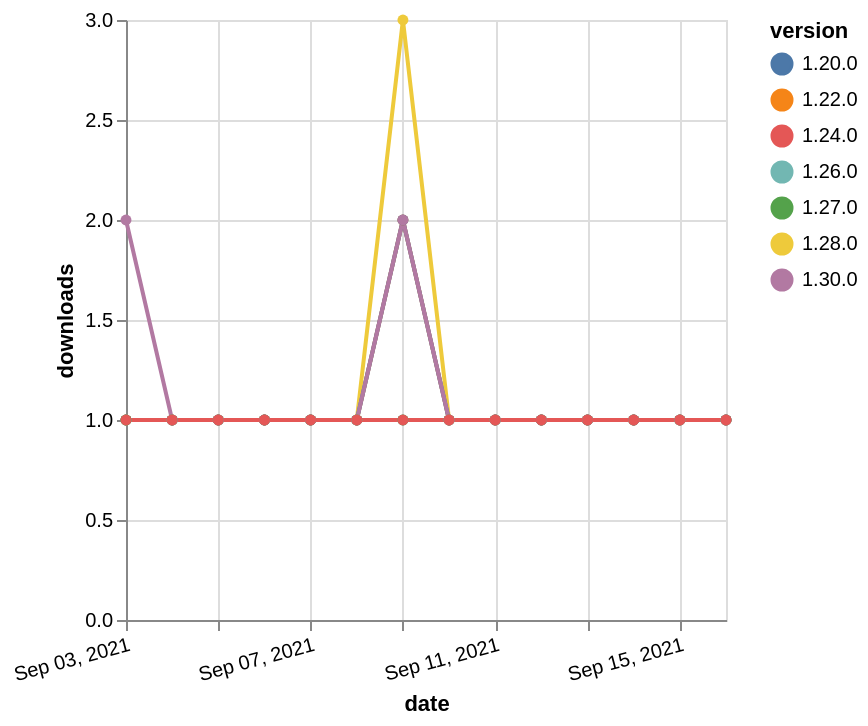

This figure's Vega-Lite source:
### Vega-Lite specification from a JSON file in a GitHub repository (floating-point values rounded to 4 significant figures)
{"$schema": "https://vega.github.io/schema/vega-lite/v5.json", "description": "A simple bar chart with embedded data.", "data": {"values": [{"date": "2021-09-03", "total": 284, "delta": 1, "version": "1.22.0"}, {"date": "2021-09-04", "total": 285, "delta": 1, "version": "1.22.0"}, {"date": "2021-09-05", "total": 286, "delta": 1, "version": "1.22.0"}, {"date": "2021-09-06", "total": 287, "delta": 1, "version": "1.22.0"}, {"date": "2021-09-07", "total": 288, "delta": 1, "version": "1.22.0"}, {"date": "2021-09-08", "total": 289, "delta": 1, "version": "1.22.0"}, {"date": "2021-09-09", "total": 291, "delta": 2, "version": "1.22.0"}, {"date": "2021-09-10", "total": 292, "delta": 1, "version": "1.22.0"}, {"date": "2021-09-11", "total": 293, "delta": 1, "version": "1.22.0"}, {"date": "2021-09-12", "total": 294, "delta": 1, "version": "1.22.0"}, {"date": "2021-09-13", "total": 295, "delta": 1, "version": "1.22.0"}, {"date": "2021-09-14", "total": 296, "delta": 1, "version": "1.22.0"}, {"date": "2021-09-15", "total": 297, "delta": 1, "version": "1.22.0"}, {"date": "2021-09-16", "total": 298, "delta": 1, "version": "1.22.0"}, {"date": "2021-09-03", "total": 160, "delta": 1, "version": "1.28.0"}, {"date": "2021-09-04", "total": 161, "delta": 1, "version": "1.28.0"}, {"date": "2021-09-05", "total": 162, "delta": 1, "version": "1.28.0"}, {"date": "2021-09-06", "total": 163, "delta": 1, "version": "1.28.0"}, {"date": "2021-09-07", "total": 164, "delta": 1, "version": "1.28.0"}, {"date": "2021-09-08", "total": 165, "delta": 1, "version": "1.28.0"}, {"date": "2021-09-09", "total": 168, "delta": 3, "version": "1.28.0"}, {"date": "2021-09-10", "total": 169, "delta": 1, "version": "1.28.0"}, {"date": "2021-09-11", "total": 170, "delta": 1, "version": "1.28.0"}, {"date": "2021-09-12", "total": 171, "delta": 1, "version": "1.28.0"}, {"date": "2021-09-13", "total": 172, "delta": 1, "version": "1.28.0"}, {"date": "2021-09-14", "total": 173, "delta": 1, "version": "1.28.0"}, {"date": "2021-09-15", "total": 174, "delta": 1, "version": "1.28.0"}, {"date": "2021-09-16", "total": 175, "delta": 1, "version": "1.28.0"}, {"date": "2021-09-03", "total": 143, "delta": 1, "version": "1.26.0"}, {"date": "2021-09-04", "total": 144, "delta": 1, "version": "1.26.0"}, {"date": "2021-09-05", "total": 145, "delta": 1, "version": "1.26.0"}, {"date": "2021-09-06", "total": 146, "delta": 1, "version": "1.26.0"}, {"date": "2021-09-07", "total": 147, "delta": 1, "version": "1.26.0"}, {"date": "2021-09-08", "total": 148, "delta": 1, "version": "1.26.0"}, {"date": "2021-09-09", "total": 149, "delta": 1, "version": "1.26.0"}, {"date": "2021-09-10", "total": 150, "delta": 1, "version": "1.26.0"}, {"date": "2021-09-11", "total": 151, "delta": 1, "version": "1.26.0"}, {"date": "2021-09-12", "total": 152, "delta": 1, "version": "1.26.0"}, {"date": "2021-09-13", "total": 153, "delta": 1, "version": "1.26.0"}, {"date": "2021-09-14", "total": 154, "delta": 1, "version": "1.26.0"}, {"date": "2021-09-15", "total": 155, "delta": 1, "version": "1.26.0"}, {"date": "2021-09-16", "total": 156, "delta": 1, "version": "1.26.0"}, {"date": "2021-09-03", "total": 216, "delta": 1, "version": "1.20.0"}, {"date": "2021-09-04", "total": 217, "delta": 1, "version": "1.20.0"}, {"date": "2021-09-05", "total": 218, "delta": 1, "version": "1.20.0"}, {"date": "2021-09-06", "total": 219, "delta": 1, "version": "1.20.0"}, {"date": "2021-09-07", "total": 220, "delta": 1, "version": "1.20.0"}, {"date": "2021-09-08", "total": 221, "delta": 1, "version": "1.20.0"}, {"date": "2021-09-09", "total": 223, "delta": 2, "version": "1.20.0"}, {"date": "2021-09-10", "total": 224, "delta": 1, "version": "1.20.0"}, {"date": "2021-09-11", "total": 225, "delta": 1, "version": "1.20.0"}, {"date": "2021-09-12", "total": 226, "delta": 1, "version": "1.20.0"}, {"date": "2021-09-13", "total": 227, "delta": 1, "version": "1.20.0"}, {"date": "2021-09-14", "total": 228, "delta": 1, "version": "1.20.0"}, {"date": "2021-09-15", "total": 229, "delta": 1, "version": "1.20.0"}, {"date": "2021-09-16", "total": 230, "delta": 1, "version": "1.20.0"}, {"date": "2021-09-03", "total": 133, "delta": 1, "version": "1.27.0"}, {"date": "2021-09-04", "total": 134, "delta": 1, "version": "1.27.0"}, {"date": "2021-09-05", "total": 135, "delta": 1, "version": "1.27.0"}, {"date": "2021-09-06", "total": 136, "delta": 1, "version": "1.27.0"}, {"date": "2021-09-07", "total": 137, "delta": 1, "version": "1.27.0"}, {"date": "2021-09-08", "total": 138, "delta": 1, "version": "1.27.0"}, {"date": "2021-09-09", "total": 139, "delta": 1, "version": "1.27.0"}, {"date": "2021-09-10", "total": 140, "delta": 1, "version": "1.27.0"}, {"date": "2021-09-11", "total": 141, "delta": 1, "version": "1.27.0"}, {"date": "2021-09-12", "total": 142, "delta": 1, "version": "1.27.0"}, {"date": "2021-09-13", "total": 143, "delta": 1, "version": "1.27.0"}, {"date": "2021-09-14", "total": 144, "delta": 1, "version": "1.27.0"}, {"date": "2021-09-15", "total": 145, "delta": 1, "version": "1.27.0"}, {"date": "2021-09-16", "total": 146, "delta": 1, "version": "1.27.0"}, {"date": "2021-09-03", "total": 117, "delta": 2, "version": "1.30.0"}, {"date": "2021-09-04", "total": 118, "delta": 1, "version": "1.30.0"}, {"date": "2021-09-05", "total": 119, "delta": 1, "version": "1.30.0"}, {"date": "2021-09-06", "total": 120, "delta": 1, "version": "1.30.0"}, {"date": "2021-09-07", "total": 121, "delta": 1, "version": "1.30.0"}, {"date": "2021-09-08", "total": 122, "delta": 1, "version": "1.30.0"}, {"date": "2021-09-09", "total": 124, "delta": 2, "version": "1.30.0"}, {"date": "2021-09-10", "total": 125, "delta": 1, "version": "1.30.0"}, {"date": "2021-09-11", "total": 126, "delta": 1, "version": "1.30.0"}, {"date": "2021-09-12", "total": 127, "delta": 1, "version": "1.30.0"}, {"date": "2021-09-13", "total": 128, "delta": 1, "version": "1.30.0"}, {"date": "2021-09-14", "total": 129, "delta": 1, "version": "1.30.0"}, {"date": "2021-09-15", "total": 130, "delta": 1, "version": "1.30.0"}, {"date": "2021-09-16", "total": 131, "delta": 1, "version": "1.30.0"}, {"date": "2021-09-03", "total": 163, "delta": 1, "version": "1.24.0"}, {"date": "2021-09-04", "total": 164, "delta": 1, "version": "1.24.0"}, {"date": "2021-09-05", "total": 165, "delta": 1, "version": "1.24.0"}, {"date": "2021-09-06", "total": 166, "delta": 1, "version": "1.24.0"}, {"date": "2021-09-07", "total": 167, "delta": 1, "version": "1.24.0"}, {"date": "2021-09-08", "total": 168, "delta": 1, "version": "1.24.0"}, {"date": "2021-09-09", "total": 169, "delta": 1, "version": "1.24.0"}, {"date": "2021-09-10", "total": 170, "delta": 1, "version": "1.24.0"}, {"date": "2021-09-11", "total": 171, "delta": 1, "version": "1.24.0"}, {"date": "2021-09-12", "total": 172, "delta": 1, "version": "1.24.0"}, {"date": "2021-09-13", "total": 173, "delta": 1, "version": "1.24.0"}, {"date": "2021-09-14", "total": 174, "delta": 1, "version": "1.24.0"}, {"date": "2021-09-15", "total": 175, "delta": 1, "version": "1.24.0"}, {"date": "2021-09-16", "total": 176, "delta": 1, "version": "1.24.0"}]}, "width": "container", "mark": {"type": "line", "point": {"filled": true}}, "encoding": {"x": {"field": "date", "type": "temporal", "timeUnit": "yearmonthdate", "title": "date", "axis": {"labelAngle": -15}}, "y": {"field": "delta", "type": "quantitative", "title": "downloads"}, "color": {"field": "version", "type": "nominal"}, "tooltip": {"field": "delta"}}}
